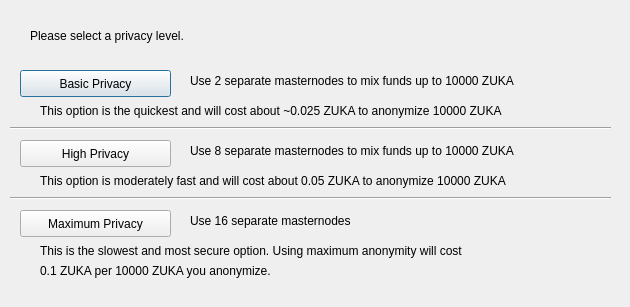
<?xml version="1.0" encoding="UTF-8"?>
<ui version="4.0">
 <class>ObfuscationConfig</class>
 <widget class="QDialog" name="ObfuscationConfig">
  <property name="geometry">
   <rect>
    <x>0</x>
    <y>0</y>
    <width>630</width>
    <height>307</height>
   </rect>
  </property>
  <property name="windowTitle">
   <string>Configure Obfuscation</string>
  </property>
  <widget class="QPushButton" name="buttonBasic">
   <property name="geometry">
    <rect>
     <x>20</x>
     <y>70</y>
     <width>151</width>
     <height>27</height>
    </rect>
   </property>
   <property name="text">
    <string>Basic Privacy</string>
   </property>
  </widget>
  <widget class="QPushButton" name="buttonHigh">
   <property name="geometry">
    <rect>
     <x>20</x>
     <y>140</y>
     <width>151</width>
     <height>27</height>
    </rect>
   </property>
   <property name="text">
    <string>High Privacy</string>
   </property>
  </widget>
  <widget class="QPushButton" name="buttonMax">
   <property name="geometry">
    <rect>
     <x>20</x>
     <y>210</y>
     <width>151</width>
     <height>27</height>
    </rect>
   </property>
   <property name="text">
    <string>Maximum Privacy</string>
   </property>
  </widget>
  <widget class="QLabel" name="label">
   <property name="geometry">
    <rect>
     <x>30</x>
     <y>20</y>
     <width>571</width>
     <height>31</height>
    </rect>
   </property>
   <property name="text">
    <string>Please select a privacy level.</string>
   </property>
  </widget>
  <widget class="QLabel" name="label_2">
   <property name="geometry">
    <rect>
     <x>190</x>
     <y>70</y>
     <width>421</width>
     <height>21</height>
    </rect>
   </property>
   <property name="text">
    <string>Use 2 separate masternodes to mix funds up to 10000 ZUKA</string>
   </property>
  </widget>
  <widget class="QLabel" name="label_3">
   <property name="geometry">
    <rect>
     <x>190</x>
     <y>140</y>
     <width>411</width>
     <height>21</height>
    </rect>
   </property>
   <property name="text">
    <string>Use 8 separate masternodes to mix funds up to 10000 ZUKA</string>
   </property>
  </widget>
  <widget class="QLabel" name="label_4">
   <property name="geometry">
    <rect>
     <x>190</x>
     <y>210</y>
     <width>421</width>
     <height>21</height>
    </rect>
   </property>
   <property name="text">
    <string>Use 16 separate masternodes</string>
   </property>
  </widget>
  <widget class="QLabel" name="label_6">
   <property name="geometry">
    <rect>
     <x>40</x>
     <y>100</y>
     <width>561</width>
     <height>21</height>
    </rect>
   </property>
   <property name="text">
    <string>This option is the quickest and will cost about ~0.025 ZUKA to anonymize 10000 ZUKA</string>
   </property>
  </widget>
  <widget class="QLabel" name="label_7">
   <property name="geometry">
    <rect>
     <x>40</x>
     <y>170</y>
     <width>561</width>
     <height>21</height>
    </rect>
   </property>
   <property name="text">
    <string>This option is moderately fast and will cost about 0.05 ZUKA to anonymize 10000 ZUKA</string>
   </property>
  </widget>
  <widget class="QLabel" name="label_8">
   <property name="geometry">
    <rect>
     <x>40</x>
     <y>240</y>
     <width>561</width>
     <height>21</height>
    </rect>
   </property>
   <property name="text">
    <string>This is the slowest and most secure option. Using maximum anonymity will cost</string>
   </property>
  </widget>
  <widget class="QLabel" name="label_9">
   <property name="geometry">
    <rect>
     <x>40</x>
     <y>260</y>
     <width>561</width>
     <height>21</height>
    </rect>
   </property>
   <property name="text">
    <string>0.1 ZUKA per 10000 ZUKA you anonymize.</string>
   </property>
  </widget>
  <widget class="Line" name="line">
   <property name="geometry">
    <rect>
     <x>10</x>
     <y>120</y>
     <width>601</width>
     <height>16</height>
    </rect>
   </property>
   <property name="orientation">
    <enum>Qt::Horizontal</enum>
   </property>
  </widget>
  <widget class="Line" name="line_2">
   <property name="geometry">
    <rect>
     <x>10</x>
     <y>190</y>
     <width>601</width>
     <height>16</height>
    </rect>
   </property>
   <property name="orientation">
    <enum>Qt::Horizontal</enum>
   </property>
  </widget>
 </widget>
 <resources/>
 <connections/>
</ui>
